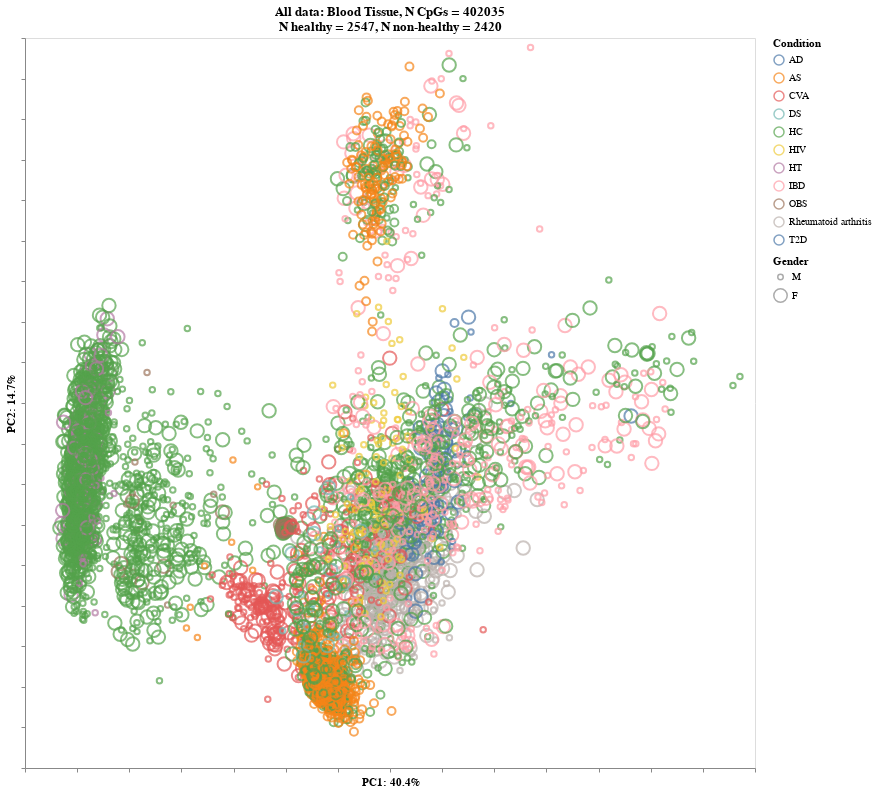

Notebook source saved alongside this figure:
### Code cell
pca_data = pd.DataFrame({'PC1':Xp[:, 0], 'PC2':Xp[:, 1], 
                    'Condition':meta_selected['Condition'], 
                    'Age':meta_selected['Age'],
                    'Gender':meta_selected['Gender']
                    })

if 'HC' in meta_selected['Condition'].unique():
    n_HC = meta_selected['Condition'].value_counts()['HC']
else:
    n_HC = 0
n_nHC = meta_selected['Condition'].shape[0] - n_HC
n_cpg = data_filled.shape[1]

#plot data
sub = alt.Chart(pca_data).mark_point(clip=True,).encode(
        alt.X('PC1', axis=alt.Axis(grid=False, tickSize=4, labels=False))\
            .title(f'PC1: {round(expvar[0]* 100, 1) }%'),
        alt.Y('PC2', axis=alt.Axis(grid=False, tickSize=4, labels=False))\
            .title(f'PC2: {round(expvar[1]* 100, 1) }%'),
        # color=alt.Color('Age').scale(scheme="magma"),
        color=alt.Shape('Condition:N'),
        size=alt.Size('Gender:O').scale(domain=['M', 'F'], rangeMin=30, rangeMax=180)
    ).properties(
        title=[f'All data: Blood Tissue, N CpGs = {n_cpg}', f'N healthy = {n_HC}, N non-healthy = {n_nHC}'],
        width=730,
        height=730
    )

sub.save(f'figures/supplement/fullbench_PCA_2.svg')
sub

### Figure 1 — Vega-Lite specification as saved in the notebook (floating-point values rounded to 4 significant figures; data arrays with more than 128 entries replaced by an {"elided": "..."} marker saying what was removed)
{"config": {"view": {"continuousWidth": 300, "continuousHeight": 300}}, "data": {"name": "data-27d5b9baa6f24e141ce3431c7d7d30e9"}, "mark": {"type": "point", "clip": true}, "encoding": {"color": {"field": "Condition", "type": "nominal"}, "size": {"field": "Gender", "scale": {"domain": ["M", "F"], "rangeMin": 30, "rangeMax": 180}, "type": "ordinal"}, "x": {"axis": {"grid": false, "labels": false, "tickSize": 4}, "field": "PC1", "title": "PC1: 40.4%", "type": "quantitative"}, "y": {"axis": {"grid": false, "labels": false, "tickSize": 4}, "field": "PC2", "title": "PC2: 14.7%", "type": "quantitative"}}, "height": 730, "title": ["All data: Blood Tissue, N CpGs = 402035", "N healthy = 2547, N non-healthy = 2420"], "width": 730, "$schema": "https://vega.github.io/schema/vega-lite/v5.16.3.json", "datasets": {"data-27d5b9baa6f24e141ce3431c7d7d30e9": {"elided": "4967 records"}}}
